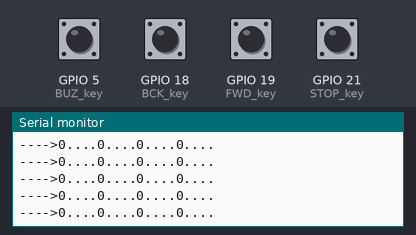
Simulated run of this program. Board: ESP32. Parts: the last lines printed to the serial monitor. Inputs (shaded band) come from the test bench; at power-on: GPIO 5 (BUZ_key), GPIO 18 (BCK_key), GPIO 19 (FWD_key), GPIO 21 (STOP_key) HIGH.

Above: at 1.4 s.
1.5 s: GPIO 5 (BUZ_key) pulled LOW for 0.25 s
At 1.76 s:
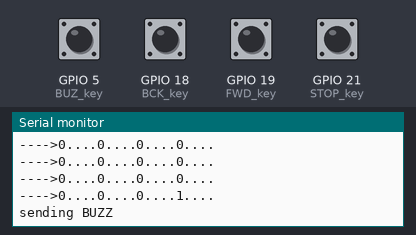
3.2 s: GPIO 18 (BCK_key) pulled LOW for 0.25 s
At 3.36 s:
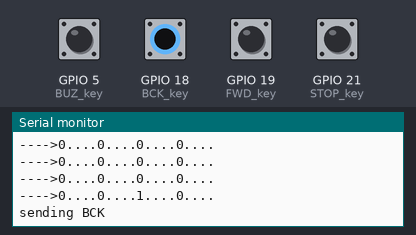
4.9 s: GPIO 19 (FWD_key) pulled LOW for 0.25 s
At 5.16 s:
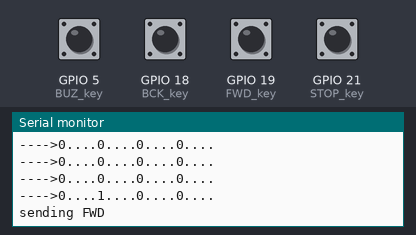
6.6 s: GPIO 21 (STOP_key) pulled LOW for 0.25 s
At 6.76 s:
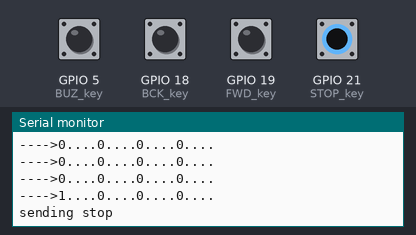

Measured:
- after the input at 1.5 s, the serial monitor: prints a new line after 0.10 s (image 1)
- after the input at 3.2 s, the serial monitor: prints a new line at once (image 2)
- after the input at 4.9 s, the serial monitor: prints a new line after 0.11 s (image 3)
- after the input at 6.6 s, the serial monitor: prints a new line at once (image 4)

The program:

main.cpp
```cpp
// from:" https://randomnerdtutorials.com/esp-now-esp32-arduino-ide/"

#include <Arduino.h>
#include <esp_now.h>
#include "WiFi.h"

int STOP_key= 21;
int FWD_key = 19;
int BCK_key = 18;
int BUZ_key =  5;
int buzz_time = 300; // in ms
int SPEED_key = 15;

void send_it();

// Insert the RECEIVER MAC Address
uint8_t broadcastAddress[] = {0x10, 0x52, 0x1C, 0x5B, 0x0C, 0xCC};


typedef struct struct_message {
  bool stop;
  bool fwd;
  bool bck;
  bool buzz;
  int buzz_time;
  int speed;
} struct_message;
struct_message TrainCMD;

esp_now_peer_info_t peerInfo;

// callback when data is sent
void OnDataSent(const uint8_t *mac_addr, esp_now_send_status_t status) {
  //Serial.print("\r\nLast Packet Send Status:\t");
  //Serial.println(status == ESP_NOW_SEND_SUCCESS ? "Delivery Success" : "Delivery Fail");
} // of OnDataSent()


void setup() {
  pinMode(STOP_key,INPUT_PULLUP);
  pinMode(FWD_key ,INPUT_PULLUP);
  pinMode(BCK_key ,INPUT_PULLUP);
  pinMode(BUZ_key ,INPUT_PULLUP);


  Serial.begin(9600);
  // getMAC address
  //WiFi.mode(WIFI_MODE_STA);
  //Serial.println(WiFi.macAddress());
  // sender: 7C:9E:BD:E3:F5:0C

  // Prepare the ESP now
  WiFi.mode(WIFI_STA);   // Set device as a Wi-Fi Station

  // Init ESP-NOW
  if (esp_now_init() != ESP_OK) {
    Serial.println("Error initializing ESP-NOW");
    return;
  } // of if()

  // Register for Send CB to
  // get the status of Trasnmitted packet
  esp_now_register_send_cb(OnDataSent);

  // Register peer
  memcpy(peerInfo.peer_addr, broadcastAddress, 6);
  peerInfo.channel = 0;
  peerInfo.encrypt = false;

  // Add peer
  if (esp_now_add_peer(&peerInfo) != ESP_OK){
    Serial.println("Failed to add peer");
    return;
  } // of if()

} // of setup()

bool STOP_pressed = false;
bool FWD_pressed  = false;
bool BCK_pressed  = false;
bool BUZ_pressed  = false;
int speed = 0;


void loop() {
  delay(200);


  // start reading keys
  STOP_pressed = !digitalRead(STOP_key);
  FWD_pressed  = !digitalRead(FWD_key);
  BCK_pressed  = !digitalRead(BCK_key);
  BUZ_pressed  = !digitalRead(BUZ_key);
  //speed = analogRead(SPEED_key);

  Serial.print("---->");
  Serial.print(STOP_pressed);
  Serial.print("....");
  Serial.print(FWD_pressed);
  Serial.print("....");
  Serial.print(BCK_pressed);
  Serial.print("....");
  Serial.print(BUZ_pressed);
  Serial.println("....");


  if (STOP_pressed) {
    //Serial.println("xx");
    TrainCMD.stop = true;
    TrainCMD.fwd  = false;
    TrainCMD.bck  = false;
    TrainCMD.speed = 0;
    TrainCMD.buzz = BUZ_pressed;
    TrainCMD.buzz_time = buzz_time;
    Serial.println("sending stop");
    send_it();
    return;
  } // of if()

  if (FWD_pressed) {
    TrainCMD.stop = false;
    TrainCMD.fwd  = true;
    TrainCMD.bck  = false;
    TrainCMD.speed = speed;
    TrainCMD.buzz = BUZ_pressed;
    TrainCMD.buzz_time = buzz_time;
    Serial.println("sending FWD");
    send_it();
    return;
  } // of if()

  if (BCK_pressed) {
    TrainCMD.stop = false;
    TrainCMD.fwd  = false;
    TrainCMD.bck  = true;
    TrainCMD.speed = speed;
    TrainCMD.buzz = BUZ_pressed;
    TrainCMD.buzz_time = buzz_time;
    Serial.println("sending BCK");
    send_it();
    return;
  } // of if()

  // in case BUZ was pressed without other keys
  // because BUZ can be alone or with other keys
  // all other leys are mtutual exclusive

  if (BUZ_pressed) {
    TrainCMD.buzz = true;
    TrainCMD.buzz_time = buzz_time;
    Serial.println("sending BUZZ");
    send_it();
    return;
  } // of if()

  // None pressed, reset variables
  STOP_pressed = false;
  FWD_pressed  = false;
  BCK_pressed  = false;
  BUZ_pressed  = false;


} // of loop()


void send_it() {
    // Send message via ESP-NOW
  esp_err_t result = esp_now_send(broadcastAddress, (uint8_t *) &TrainCMD, sizeof(TrainCMD));

  if (result == ESP_OK) {
    //Serial.println("Sent with success");
  } // of if()
  else {
    Serial.println("Error sending the data");
  } // of if()
} // of get_mac()
 
```
